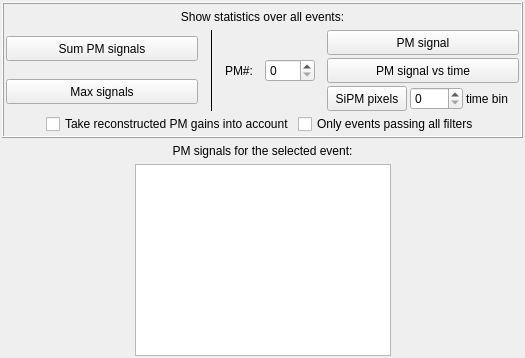
      <widget class="QWidget" name="tabPMhits">
       <attribute name="title">
        <string>PM signals</string>
       </attribute>
       <layout class="QVBoxLayout" name="verticalLayout_2">
        <property name="leftMargin">
         <number>2</number>
        </property>
        <property name="topMargin">
         <number>2</number>
        </property>
        <property name="rightMargin">
         <number>2</number>
        </property>
        <property name="bottomMargin">
         <number>2</number>
        </property>
        <item>
         <widget class="QFrame" name="frame">
          <property name="sizePolicy">
           <sizepolicy hsizetype="Preferred" vsizetype="Minimum">
            <horstretch>0</horstretch>
            <verstretch>0</verstretch>
           </sizepolicy>
          </property>
          <property name="minimumSize">
           <size>
            <width>494</width>
            <height>136</height>
           </size>
          </property>
          <property name="frameShape">
           <enum>QFrame::Box</enum>
          </property>
          <property name="frameShadow">
           <enum>QFrame::Raised</enum>
          </property>
          <layout class="QVBoxLayout" name="verticalLayout">
           <property name="spacing">
            <number>3</number>
           </property>
           <property name="leftMargin">
            <number>2</number>
           </property>
           <property name="topMargin">
            <number>2</number>
           </property>
           <property name="rightMargin">
            <number>2</number>
           </property>
           <property name="bottomMargin">
            <number>2</number>
           </property>
           <item>
            <widget class="QLabel" name="label_3">
             <property name="text">
              <string>Show statistics over all events:</string>
             </property>
             <property name="alignment">
              <set>Qt::AlignCenter</set>
             </property>
            </widget>
           </item>
           <item>
            <layout class="QHBoxLayout" name="horizontalLayout">
             <property name="spacing">
              <number>12</number>
             </property>
             <item>
              <layout class="QVBoxLayout" name="verticalLayout_3">
               <item>
                <widget class="QPushButton" name="pbShowSumSignals">
                 <property name="sizePolicy">
                  <sizepolicy hsizetype="Expanding" vsizetype="Fixed">
                   <horstretch>0</horstretch>
                   <verstretch>0</verstretch>
                  </sizepolicy>
                 </property>
                 <property name="minimumSize">
                  <size>
                   <width>0</width>
                   <height>25</height>
                  </size>
                 </property>
                 <property name="text">
                  <string>Sum PM signals</string>
                 </property>
                </widget>
               </item>
               <item>
                <widget class="QPushButton" name="pbAverageSignals">
                 <property name="minimumSize">
                  <size>
                   <width>0</width>
                   <height>25</height>
                  </size>
                 </property>
                 <property name="toolTip">
                  <string>For each (or only each &quot;good&quot;) event find the PM with the maximum signal (optionally take into account relative gains). Draw the distribution of the signals.</string>
                 </property>
                 <property name="text">
                  <string>Max signals</string>
                 </property>
                </widget>
               </item>
              </layout>
             </item>
             <item>
              <widget class="Line" name="line_2">
               <property name="frameShadow">
                <enum>QFrame::Plain</enum>
               </property>
               <property name="lineWidth">
                <number>1</number>
               </property>
               <property name="orientation">
                <enum>Qt::Vertical</enum>
               </property>
              </widget>
             </item>
             <item>
              <widget class="QLabel" name="label_2">
               <property name="text">
                <string>PM#:</string>
               </property>
              </widget>
             </item>
             <item>
              <widget class="QSpinBox" name="sbPMnumberToShowTime">
               <property name="minimumSize">
                <size>
                 <width>50</width>
                 <height>23</height>
                </size>
               </property>
              </widget>
             </item>
             <item>
              <layout class="QVBoxLayout" name="verticalLayout_4">
               <property name="spacing">
                <number>3</number>
               </property>
               <item>
                <widget class="QPushButton" name="pbShowSignals">
                 <property name="sizePolicy">
                  <sizepolicy hsizetype="Expanding" vsizetype="Fixed">
                   <horstretch>0</horstretch>
                   <verstretch>0</verstretch>
                  </sizepolicy>
                 </property>
                 <property name="minimumSize">
                  <size>
                   <width>0</width>
                   <height>25</height>
                  </size>
                 </property>
                 <property name="text">
                  <string>PM signal</string>
                 </property>
                </widget>
               </item>
               <item>
                <widget class="QPushButton" name="pbShowPMtime">
                 <property name="minimumSize">
                  <size>
                   <width>0</width>
                   <height>25</height>
                  </size>
                 </property>
                 <property name="text">
                  <string>PM signal vs time</string>
                 </property>
                </widget>
               </item>
               <item>
                <layout class="QHBoxLayout" name="horizontalLayout_4">
                 <item>
                  <widget class="QPushButton" name="pbSiPMpixels">
                   <property name="minimumSize">
                    <size>
                     <width>0</width>
                     <height>25</height>
                    </size>
                   </property>
                   <property name="text">
                    <string>SiPM pixels</string>
                   </property>
                  </widget>
                 </item>
                 <item>
                  <widget class="QSpinBox" name="sbTimeBin"/>
                 </item>
                 <item>
                  <widget class="QLabel" name="label">
                   <property name="sizePolicy">
                    <sizepolicy hsizetype="Minimum" vsizetype="Preferred">
                     <horstretch>0</horstretch>
                     <verstretch>0</verstretch>
                    </sizepolicy>
                   </property>
                   <property name="text">
                    <string>time bin</string>
                   </property>
                  </widget>
                 </item>
                </layout>
               </item>
              </layout>
             </item>
            </layout>
           </item>
           <item>
            <layout class="QHBoxLayout" name="horizontalLayout_2">
             <item>
              <spacer name="horizontalSpacer">
               <property name="orientation">
                <enum>Qt::Horizontal</enum>
               </property>
               <property name="sizeHint" stdset="0">
                <size>
                 <width>40</width>
                 <height>20</height>
                </size>
               </property>
              </spacer>
             </item>
             <item>
              <widget class="QCheckBox" name="cbTakeGainIntoAccount">
               <property name="text">
                <string>Take reconstructed PM gains into account</string>
               </property>
              </widget>
             </item>
             <item>
              <widget class="QCheckBox" name="cbOnlyGood">
               <property name="text">
                <string>Only events passing all filters</string>
               </property>
              </widget>
             </item>
             <item>
              <spacer name="horizontalSpacer_2">
               <property name="orientation">
                <enum>Qt::Horizontal</enum>
               </property>
               <property name="sizeHint" stdset="0">
                <size>
                 <width>40</width>
                 <height>20</height>
                </size>
               </property>
              </spacer>
             </item>
            </layout>
           </item>
          </layout>
         </widget>
        </item>
        <item>
         <widget class="QLabel" name="labPMsig">
          <property name="text">
           <string>PM signals for the selected event:</string>
          </property>
          <property name="alignment">
           <set>Qt::AlignCenter</set>
          </property>
         </widget>
        </item>
        <item>
         <layout class="QHBoxLayout" name="layPMhitsTable">
          <item>
           <spacer name="horizontalSpacer_4">
            <property name="orientation">
             <enum>Qt::Horizontal</enum>
            </property>
            <property name="sizeHint" stdset="0">
             <size>
              <width>40</width>
              <height>20</height>
             </size>
            </property>
           </spacer>
          </item>
          <item>
           <widget class="QTableView" name="tvPMhits">
            <property name="sizePolicy">
             <sizepolicy hsizetype="MinimumExpanding" vsizetype="Expanding">
              <horstretch>0</horstretch>
              <verstretch>0</verstretch>
             </sizepolicy>
            </property>
            <property name="minimumSize">
             <size>
              <width>100</width>
              <height>0</height>
             </size>
            </property>
            <attribute name="horizontalHeaderVisible">
             <bool>false</bool>
            </attribute>
            <attribute name="horizontalHeaderDefaultSectionSize">
             <number>50</number>
            </attribute>
            <attribute name="verticalHeaderVisible">
             <bool>false</bool>
            </attribute>
           </widget>
          </item>
          <item>
           <spacer name="horizontalSpacer_3">
            <property name="orientation">
             <enum>Qt::Horizontal</enum>
            </property>
            <property name="sizeHint" stdset="0">
             <size>
              <width>40</width>
              <height>20</height>
             </size>
            </property>
           </spacer>
          </item>
         </layout>
        </item>
       </layout>
      </widget>
